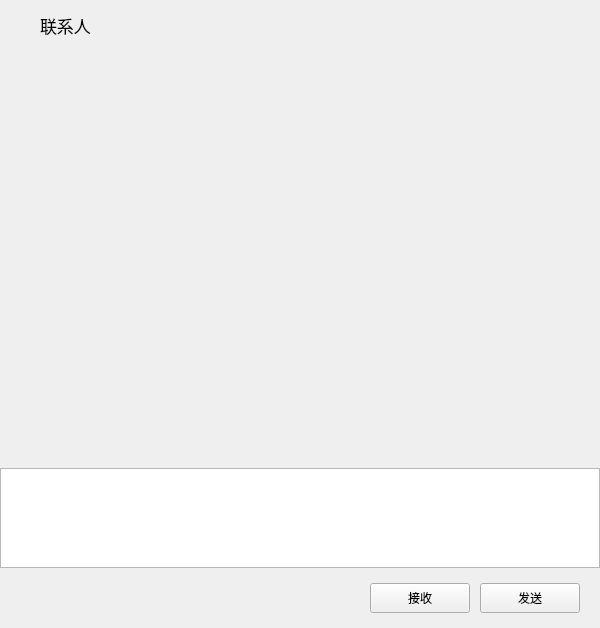
<?xml version="1.0" encoding="UTF-8"?>
<ui version="4.0">
 <class>ChatPage</class>
 <widget class="QWidget" name="ChatPage">
  <property name="geometry">
   <rect>
    <x>0</x>
    <y>0</y>
    <width>600</width>
    <height>628</height>
   </rect>
  </property>
  <property name="windowTitle">
   <string>Form</string>
  </property>
  <layout class="QHBoxLayout" name="horizontalLayout">
   <property name="spacing">
    <number>0</number>
   </property>
   <property name="leftMargin">
    <number>0</number>
   </property>
   <property name="topMargin">
    <number>0</number>
   </property>
   <property name="rightMargin">
    <number>0</number>
   </property>
   <property name="bottomMargin">
    <number>0</number>
   </property>
   <item>
    <widget class="QWidget" name="chat_data_wid" native="true">
     <property name="maximumSize">
      <size>
       <width>1080</width>
       <height>16777215</height>
      </size>
     </property>
     <layout class="QVBoxLayout" name="verticalLayout_3">
      <property name="spacing">
       <number>0</number>
      </property>
      <property name="leftMargin">
       <number>0</number>
      </property>
      <property name="topMargin">
       <number>0</number>
      </property>
      <property name="rightMargin">
       <number>0</number>
      </property>
      <property name="bottomMargin">
       <number>0</number>
      </property>
      <item>
       <widget class="QWidget" name="contact_wid" native="true">
        <property name="minimumSize">
         <size>
          <width>0</width>
          <height>50</height>
         </size>
        </property>
        <property name="maximumSize">
         <size>
          <width>16777215</width>
          <height>50</height>
         </size>
        </property>
        <layout class="QHBoxLayout" name="horizontalLayout_5">
         <property name="spacing">
          <number>0</number>
         </property>
         <property name="leftMargin">
          <number>0</number>
         </property>
         <property name="topMargin">
          <number>0</number>
         </property>
         <property name="rightMargin">
          <number>0</number>
         </property>
         <property name="bottomMargin">
          <number>0</number>
         </property>
         <item>
          <spacer name="horizontalSpacer_7">
           <property name="orientation">
            <enum>Qt::Orientation::Horizontal</enum>
           </property>
           <property name="sizeType">
            <enum>QSizePolicy::Policy::Fixed</enum>
           </property>
           <property name="sizeHint" stdset="0">
            <size>
             <width>40</width>
             <height>20</height>
            </size>
           </property>
          </spacer>
         </item>
         <item alignment="Qt::AlignmentFlag::AlignVCenter">
          <widget class="QLabel" name="contact_lab">
           <property name="minimumSize">
            <size>
             <width>0</width>
             <height>40</height>
            </size>
           </property>
           <property name="maximumSize">
            <size>
             <width>16777215</width>
             <height>40</height>
            </size>
           </property>
           <property name="font">
            <font>
             <pointsize>13</pointsize>
             <fontweight>Medium</fontweight>
            </font>
           </property>
           <property name="text">
            <string>联系人</string>
           </property>
          </widget>
         </item>
        </layout>
       </widget>
      </item>
      <item>
       <widget class="ChatView" name="chat_data_list" native="true"/>
      </item>
      <item>
       <widget class="QWidget" name="tool_wid" native="true">
        <property name="minimumSize">
         <size>
          <width>0</width>
          <height>30</height>
         </size>
        </property>
        <property name="maximumSize">
         <size>
          <width>16777215</width>
          <height>30</height>
         </size>
        </property>
        <layout class="QHBoxLayout" name="horizontalLayout_3">
         <property name="spacing">
          <number>0</number>
         </property>
         <property name="leftMargin">
          <number>10</number>
         </property>
         <property name="topMargin">
          <number>0</number>
         </property>
         <property name="rightMargin">
          <number>0</number>
         </property>
         <property name="bottomMargin">
          <number>0</number>
         </property>
         <item>
          <widget class="ClickedLabel" name="emoji_lab">
           <property name="minimumSize">
            <size>
             <width>20</width>
             <height>20</height>
            </size>
           </property>
           <property name="maximumSize">
            <size>
             <width>30</width>
             <height>30</height>
            </size>
           </property>
           <property name="font">
            <font>
             <fontweight>DemiBold</fontweight>
            </font>
           </property>
           <property name="text">
            <string/>
           </property>
          </widget>
         </item>
         <item>
          <spacer name="horizontalSpacer_2">
           <property name="orientation">
            <enum>Qt::Orientation::Horizontal</enum>
           </property>
           <property name="sizeType">
            <enum>QSizePolicy::Policy::Fixed</enum>
           </property>
           <property name="sizeHint" stdset="0">
            <size>
             <width>10</width>
             <height>20</height>
            </size>
           </property>
          </spacer>
         </item>
         <item>
          <widget class="ClickedLabel" name="file_lab">
           <property name="minimumSize">
            <size>
             <width>30</width>
             <height>30</height>
            </size>
           </property>
           <property name="maximumSize">
            <size>
             <width>30</width>
             <height>30</height>
            </size>
           </property>
           <property name="text">
            <string/>
           </property>
          </widget>
         </item>
         <item>
          <spacer name="horizontalSpacer_3">
           <property name="orientation">
            <enum>Qt::Orientation::Horizontal</enum>
           </property>
           <property name="sizeType">
            <enum>QSizePolicy::Policy::Fixed</enum>
           </property>
           <property name="sizeHint" stdset="0">
            <size>
             <width>10</width>
             <height>20</height>
            </size>
           </property>
          </spacer>
         </item>
         <item>
          <widget class="QLabel" name="history_lab">
           <property name="minimumSize">
            <size>
             <width>30</width>
             <height>30</height>
            </size>
           </property>
           <property name="maximumSize">
            <size>
             <width>30</width>
             <height>30</height>
            </size>
           </property>
           <property name="text">
            <string/>
           </property>
          </widget>
         </item>
         <item>
          <spacer name="horizontalSpacer">
           <property name="orientation">
            <enum>Qt::Orientation::Horizontal</enum>
           </property>
           <property name="sizeHint" stdset="0">
            <size>
             <width>40</width>
             <height>20</height>
            </size>
           </property>
          </spacer>
         </item>
         <item>
          <widget class="QLabel" name="video_lab">
           <property name="minimumSize">
            <size>
             <width>30</width>
             <height>30</height>
            </size>
           </property>
           <property name="maximumSize">
            <size>
             <width>30</width>
             <height>30</height>
            </size>
           </property>
           <property name="text">
            <string/>
           </property>
          </widget>
         </item>
        </layout>
       </widget>
      </item>
      <item>
       <widget class="QWidget" name="input_wid" native="true">
        <property name="minimumSize">
         <size>
          <width>0</width>
          <height>100</height>
         </size>
        </property>
        <property name="maximumSize">
         <size>
          <width>16777215</width>
          <height>100</height>
         </size>
        </property>
        <property name="sizeIncrement">
         <size>
          <width>0</width>
          <height>0</height>
         </size>
        </property>
        <layout class="QVBoxLayout" name="verticalLayout_4">
         <property name="spacing">
          <number>0</number>
         </property>
         <property name="leftMargin">
          <number>0</number>
         </property>
         <property name="topMargin">
          <number>0</number>
         </property>
         <property name="rightMargin">
          <number>0</number>
         </property>
         <property name="bottomMargin">
          <number>0</number>
         </property>
         <item>
          <widget class="MessageEdit" name="input_edit">
           <property name="lineWidth">
            <number>0</number>
           </property>
          </widget>
         </item>
        </layout>
       </widget>
      </item>
      <item>
       <widget class="QWidget" name="recv_wid" native="true">
        <property name="minimumSize">
         <size>
          <width>0</width>
          <height>60</height>
         </size>
        </property>
        <property name="maximumSize">
         <size>
          <width>16777215</width>
          <height>60</height>
         </size>
        </property>
        <layout class="QHBoxLayout" name="horizontalLayout_4">
         <property name="spacing">
          <number>0</number>
         </property>
         <property name="leftMargin">
          <number>0</number>
         </property>
         <property name="topMargin">
          <number>0</number>
         </property>
         <property name="rightMargin">
          <number>0</number>
         </property>
         <property name="bottomMargin">
          <number>0</number>
         </property>
         <item>
          <spacer name="horizontalSpacer_4">
           <property name="orientation">
            <enum>Qt::Orientation::Horizontal</enum>
           </property>
           <property name="sizeHint" stdset="0">
            <size>
             <width>40</width>
             <height>20</height>
            </size>
           </property>
          </spacer>
         </item>
         <item>
          <widget class="ClickBtn" name="recv_btn">
           <property name="minimumSize">
            <size>
             <width>100</width>
             <height>30</height>
            </size>
           </property>
           <property name="maximumSize">
            <size>
             <width>100</width>
             <height>30</height>
            </size>
           </property>
           <property name="text">
            <string>接收</string>
           </property>
          </widget>
         </item>
         <item>
          <spacer name="horizontalSpacer_5">
           <property name="orientation">
            <enum>Qt::Orientation::Horizontal</enum>
           </property>
           <property name="sizeType">
            <enum>QSizePolicy::Policy::Fixed</enum>
           </property>
           <property name="sizeHint" stdset="0">
            <size>
             <width>10</width>
             <height>20</height>
            </size>
           </property>
          </spacer>
         </item>
         <item>
          <widget class="ClickBtn" name="send_btn">
           <property name="minimumSize">
            <size>
             <width>100</width>
             <height>30</height>
            </size>
           </property>
           <property name="maximumSize">
            <size>
             <width>100</width>
             <height>30</height>
            </size>
           </property>
           <property name="text">
            <string>发送</string>
           </property>
          </widget>
         </item>
         <item>
          <spacer name="horizontalSpacer_6">
           <property name="orientation">
            <enum>Qt::Orientation::Horizontal</enum>
           </property>
           <property name="sizeType">
            <enum>QSizePolicy::Policy::Fixed</enum>
           </property>
           <property name="sizeHint" stdset="0">
            <size>
             <width>20</width>
             <height>20</height>
            </size>
           </property>
          </spacer>
         </item>
        </layout>
       </widget>
      </item>
     </layout>
    </widget>
   </item>
  </layout>
 </widget>
 <customwidgets>
  <customwidget>
   <class>ClickBtn</class>
   <extends>QPushButton</extends>
   <header location="global">clickbtn.h</header>
  </customwidget>
  <customwidget>
   <class>ClickedLabel</class>
   <extends>QLabel</extends>
   <header location="global">clickedlabel.h</header>
  </customwidget>
  <customwidget>
   <class>ChatView</class>
   <extends>QWidget</extends>
   <header location="global">chatview.h</header>
   <container>1</container>
  </customwidget>
  <customwidget>
   <class>MessageEdit</class>
   <extends>QTextEdit</extends>
   <header location="global">messageedit.h</header>
  </customwidget>
 </customwidgets>
 <resources/>
 <connections/>
</ui>
